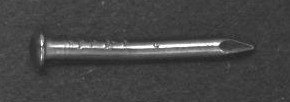
#> input picture color_analysis/1522072644_bad_cropped.jpeg, 290 x 102 px; its folder holds only this picture in this run
$ jupyter execute color_space_analysis.ipynb
#> lines starting #> are read from the running program, lines starting #| are printed output that depends on the picture
[cell 1]
import numpy as np
import cv2
import os
import matplotlib.pyplot as plt
import math
import glob

[cell 2]
# get the file paths of cropped crosses...

path = './color_analysis'
files = glob.glob(os.path.join(path, '*.jpeg'))

files

[cell 3]
# read images and convert them to both hsv and ycrcb color space...

images = [cv2.imread(f) for f in files]
#> images = 1 item
images_hsv = [cv2.cvtColor(img, cv2.COLOR_BGR2HSV)
              for img in images]
#> images_hsv = 1 item

images_ycrcb = [cv2.cvtColor(img, cv2.COLOR_BGR2YCrCb)
                for img in images]
#> images_ycrcb = 1 item

[cell 4]
def visualize_channel(img_list, num_channel, path):

    # visualize the given channel from the image list...
#> called with num_channel = 2, path = './color_analysis/results/red_c.png'
    figure = plt.figure(figsize=(5,5))
    for num_img, img in enumerate(img_list):
        figure.add_subplot(3, 3, num_img + 1)
        plt.imshow(img[:,:,num_channel], cmap=plt.cm.binary)
        plt.xticks([])
        plt.yticks([])
        plt.title('test{}.png: nail - {}'.format(math.ceil((num_img + 1)/2),
                                                 (num_img % 2) + 1))
#> this loop made 1 pass
#> num_img on pass 1: 0

    plt.tight_layout()
    plt.savefig(path, bbox_inches="tight")
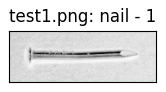
#> figure drawn by matplotlib, 1 panel
    plt.show()

[cell 5]
print ('Visualizing the red channel ...')
visualize_channel(images, 2, './color_analysis/results/red_c.png')

[cell 6]
print ('Visualizing the green channel ...')
visualize_channel(images, 1, './color_analysis/results/green_c.png')
#> the loop in visualize_channel (call 2), `for num_img, img in enumerate(img_list):` made 1 pass

[cell 7]
print ('Visualizing the blue channel ...')
visualize_channel(images, 0, './color_analysis/results/blue_c.png')

[cell 8]
print ('Visualizing the heu channel ...')
visualize_channel(images_hsv, 0, './color_analysis/results/heu_c.png')
#> call 4 of visualize_channel, with num_channel = 0, path = './color_analysis/results/heu_c.png'
#> the loop in visualize_channel (call 4), `for num_img, img in enumerate(img_list):` made 1 pass
#> in visualize_channel (call 4), `plt.savefig(path, bbox_inches="tight")`:
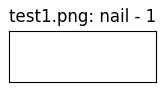
#> figure drawn by matplotlib, 1 panel

[cell 9]
print ('Visualizing the saturation channel ...')
visualize_channel(images_hsv, 1, './color_analysis/results/sat_c.png')

[cell 10]
print ('Visualizing the brightness channel ...')
visualize_channel(images_hsv, 2, './color_analysis/results/brig_c.png')

[cell 11]
print ('Visualizing the luminance channel ...')
visualize_channel(images_ycrcb, 0, './color_analysis/results/y_c.png')

[cell 12]
print ('Visualizing the difference between red and luminance channel ...')
visualize_channel(images_ycrcb, 1, './color_analysis/results/cr_c.png')

[cell 13]
print ('Visualizing the difference between green and luminance channel ...')
visualize_channel(images_ycrcb, 2, './color_analysis/results/cb_c.png')

$ run again, on color_analysis/1522072744_good_cropped.jpeg
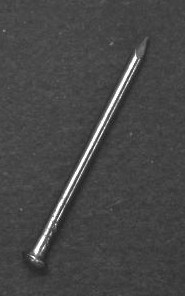
#> input picture color_analysis/1522072744_good_cropped.jpeg, 185 x 296 px
#> images = 1 item
#> the loop in visualize_channel, `for num_img, img in enumerate(img_list):` made 1 pass
#> num_img on pass 1: 0
#> in visualize_channel, `plt.savefig(path, bbox_inches="tight")`:
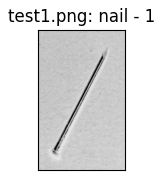
#> figure drawn by matplotlib, 1 panel
#> the loop in visualize_channel (call 2), `for num_img, img in enumerate(img_list):` made 1 pass
#> the loop in visualize_channel (call 4), `for num_img, img in enumerate(img_list):` made 1 pass
#> in visualize_channel (call 4), `plt.savefig(path, bbox_inches="tight")`:
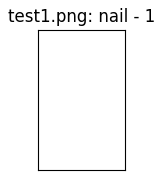
#> figure drawn by matplotlib, 1 panel

$ run again, on color_analysis/1522073154_bad_cropped.jpeg
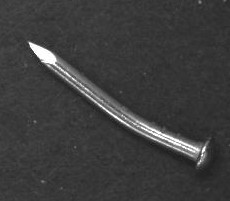
#> input picture color_analysis/1522073154_bad_cropped.jpeg, 230 x 201 px
#> images = 1 item
#> the loop in visualize_channel, `for num_img, img in enumerate(img_list):` made 1 pass
#> num_img on pass 1: 0
#> in visualize_channel, `plt.savefig(path, bbox_inches="tight")`:
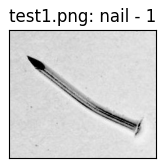
#> figure drawn by matplotlib, 1 panel
#> the loop in visualize_channel (call 2), `for num_img, img in enumerate(img_list):` made 1 pass
#> the loop in visualize_channel (call 4), `for num_img, img in enumerate(img_list):` made 1 pass
#> in visualize_channel (call 4), `plt.savefig(path, bbox_inches="tight")`:
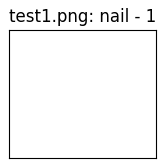
#> figure drawn by matplotlib, 1 panel
